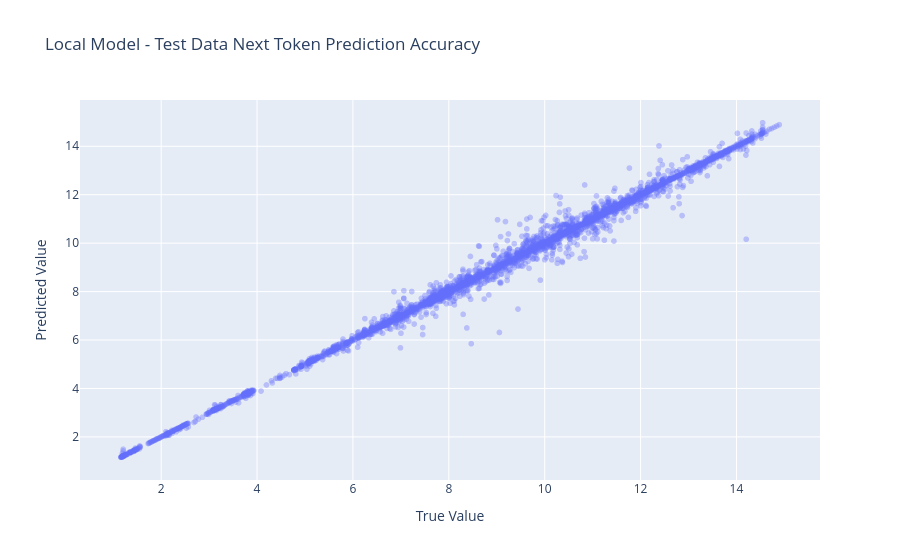

The cell this chart's notebook holds for it:
### Markdown cell above
# test model loading from local file

### Code cell
from safetensors.torch import load_model
import json

with open("degradation_transformer_model_config.json", "rb") as f:
    model_params = json.load(f)

model1 = DegradationTransformer(**model_params)
load_model(model1, "degradation_transformer_model.safetensors")
model1.eval()
learner1 = Learner(model1, optim=None, loss_func=None, train_loader=None, test_loader=None, cbs=[])

y_predict = learner1.predict(x_batch, num_periods=1)[0][:, -1]

df = pd.DataFrame({
    "True Value": np.asarray(y_batch),
    "Predicted Value": np.asarray(y_predict),
})
fig = px.scatter(
    df,
    x="True Value",
    y="Predicted Value",
    opacity=0.35,
    title="Local Model - Test Data Next Token Prediction Accuracy",
)
fig.show()

### Figure 1 — Plotly figure (JSON) as saved in the notebook; plotly's stock layout.template omitted (floating-point values rounded to 4 significant figures; data arrays with more than 128 entries replaced by an {"elided": "..."} marker saying what was removed)
{"data": [{"hovertemplate": "True Value=%{x}<br>Predicted Value=%{y}<extra></extra>", "legendgroup": "", "marker": {"color": "#636efa", "opacity": 0.35, "symbol": "circle"}, "mode": "markers", "name": "", "showlegend": false, "type": "scattergl", "x": {"elided": "5000 float values"}, "xaxis": "x", "y": {"elided": "5000 float values"}, "yaxis": "y"}], "layout": {"legend": {"tracegroupgap": 0}, "title": {"text": "Local Model - Test Data Next Token Prediction Accuracy"}, "xaxis": {"anchor": "y", "domain": [0, 1], "title": {"text": "True Value"}}, "yaxis": {"anchor": "x", "domain": [0, 1], "title": {"text": "Predicted Value"}}}}
